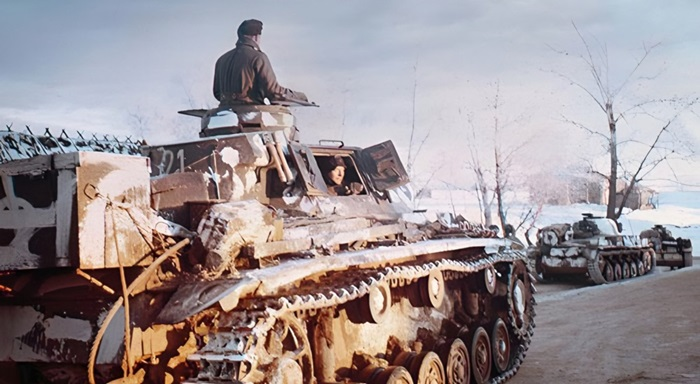
#> input picture JulianArias/image.jpg, 700 x 384 px
$ python P4_Punto3.py
#> lines starting #> are read from the running program, lines starting #| are printed output that depends on the picture
import cv2 as cv
from matplotlib import pyplot as plt

image = cv.imread("image.jpg")
#> image is the input picture: shape (384, 700, 3); mean B, G, R 149.3, 146.1, 155.9
cv.imshow("Imagen Original",image)

imgGray = cv.cvtColor(image, cv.COLOR_BGR2GRAY)
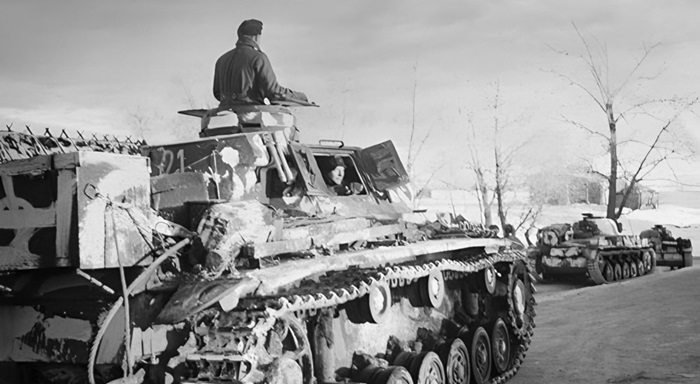
#> imgGray: shape (384, 700); min 2, max 255, mean 149.4
cv.imshow("Imagen Gray",imgGray)

LTresh = 50
UTresh = 150

imgCanny = cv.Canny(imgGray, LTresh, UTresh)
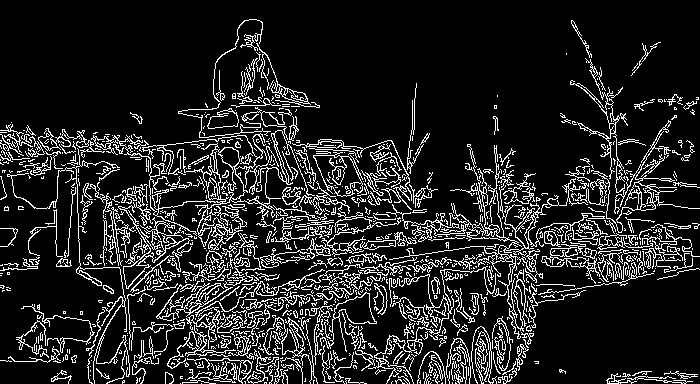
#> imgCanny: shape (384, 700); 13.7% white in thin lines or dots
cv.imshow("Imagen Canny",imgCanny)

cv.imwrite('Imagen Canny.jpg', imgCanny)

cv.waitKey(0)
cv.destroyAllWindows()
